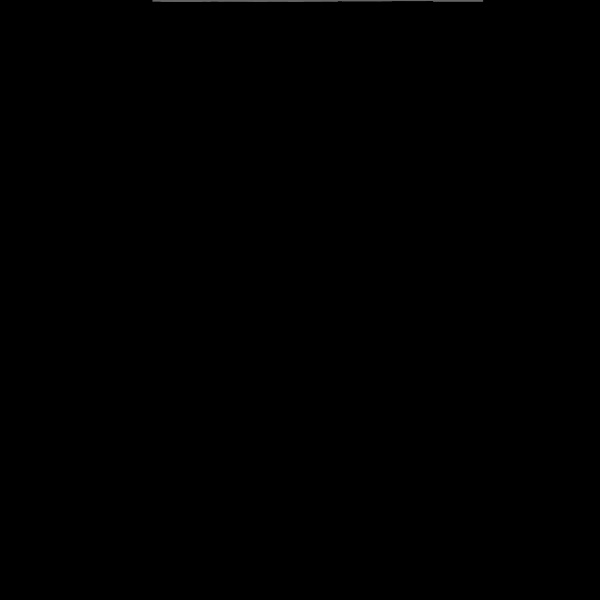
Frame 1 (no input)
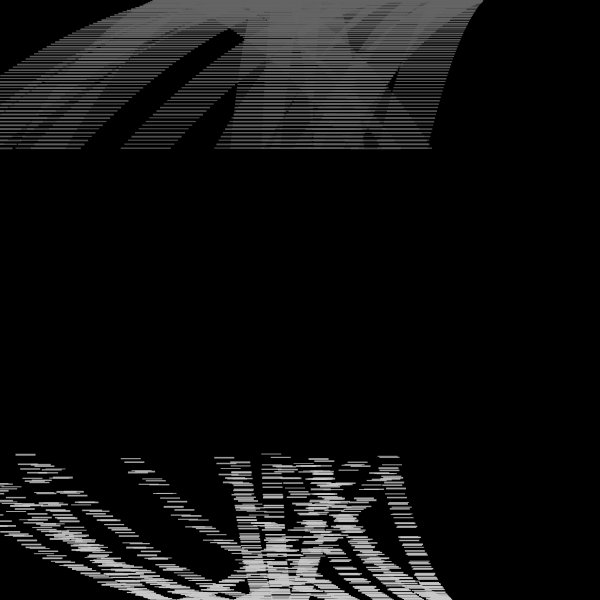
Frame 60 (the mouse pressed at the canvas centre just before this capture)
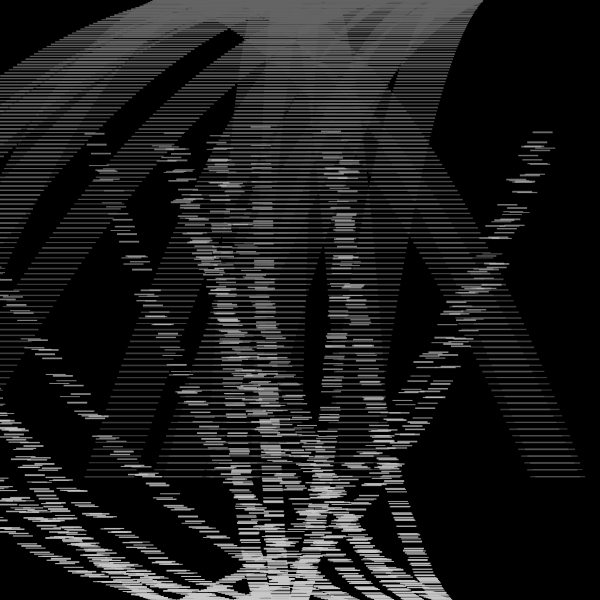
Frame 120 (the mouse held since frame 60 and released just before this capture)

The Processing sketch that drew these frames (run headless with seeded random() and noise(); from frame 60 on, the mouse is pressed at the canvas centre):

// Processing sketch: sketch_347
// ── sketch_347.pde
ParticleSystem[] ps;
StarParticle sp;

void setup() {
  size(600, 600);
  background(0);

  smooth();
  //ps = new ParticleSystem[int(random(100))];

  ps = new ParticleSystem[16];

  for (int i=0; i < ps.length; i++) {
    ps[i] = new ParticleSystem();
  }
}

void draw() {
  background(0);
  PVector gravity = new PVector(0, -0.1);

  for (int i=0; i < ps.length; i++) {
    ps[i].applyForce(gravity);
    ps[i].addParticle();
    ps[i].run();

  }
}
// ── Particle.pde
class Particle {
  PVector location;
  PVector velocity;
  PVector acceleration;
  
  float s;

  float lifespan = 255;

  Particle (PVector l, float xvel) {
    acceleration = new PVector(0, 0);
    velocity = new PVector(xvel, random(-2,-1.5));
    location = l.get();
    noStroke();
    s = 1;
  }

  void run() {
    update();
    display();
  }

  void applyForce(PVector f) {
    acceleration.add(f);
  }

  void update() {
    velocity.add(acceleration);
    location.add(velocity);
    acceleration.mult(0);
    lifespan -= 1;
  }

  boolean isDead() {
    if (lifespan <= 0) {
      return true;
    } else {
      return false;
    }
  }

  void display() {
    fill(200, lifespan);
    noStroke();
    pushMatrix();
    translate(width/2, height+s);
    rect(location.x/2, location.y/2, s*20, s*random(.8,2));
    popMatrix();
  }
}
// ── ParticleSystem.pde
class ParticleSystem {
  ArrayList<Particle> particles;
  PVector origin;
  float xvel;

  ParticleSystem() {
    particles = new ArrayList<Particle>();
    origin = new PVector(random(-width/2, width/2), 0);
    xvel = random(-9, 9);
  }

  void addParticle() {
    particles.add(new Particle(origin, xvel));
    particles.add(new StarParticle(origin, xvel));
  }

  void applyForce(PVector f) {
    for (Particle p : particles) {
      p.applyForce(f);
    }
  }

  void run() {

    for (int i = particles.size()-1; i >= 0; i--) {
      Particle p = particles.get(i);
      p.run();

      if (p.isDead()) {
        particles.remove(i);
      }
    }
  }
}
// ── StarParticle.pde
class StarParticle extends Particle {
  float ss;
  StarParticle (PVector l, float xvel) {
    super(l, xvel);
    acceleration = new PVector(0, 0);
    velocity = new PVector(xvel, 2);
    location = l.get();
    noStroke();
    s = 1;
  }
  void applyForce(PVector f) {
    acceleration.sub(f);
  }
  void display() {
    fill(100, lifespan);
    noStroke();
    pushMatrix();
    translate(width/2, 0-s);
    rect(location.x/2, location.y/2, s*50, s*random(1,1.8));
    popMatrix();
  }
}
